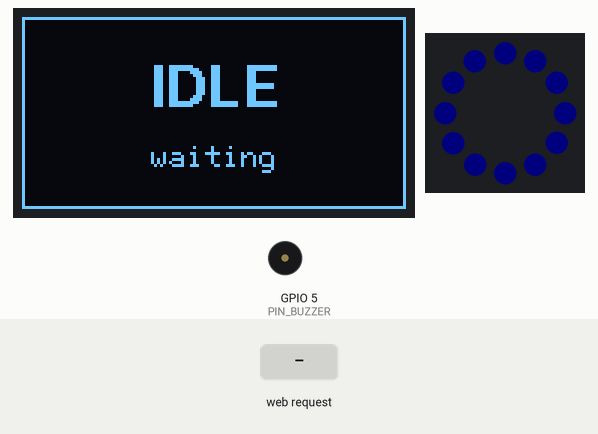
This sketch was run on a simulated ESP32. Parts: 128×64 one-colour display, 12 RGB LEDs in a ring, first at the top, clockwise, buzzer (waves = sounding). Inputs (shaded band) come from the test bench. Dim RGB values are drawn brighter than linear; WiFi joins after 1.5 s; servers stay silent unless stated.

Above: at 2.7 s.
2.8 s: HTTP request GET /state?st=confirm received
At 4.72 s:
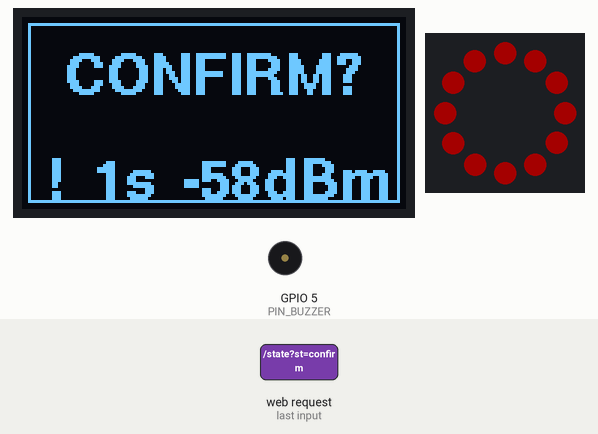
4.8 s: HTTP request GET /state?sid=1&st=1&tool=1 received
At 6.2 s:
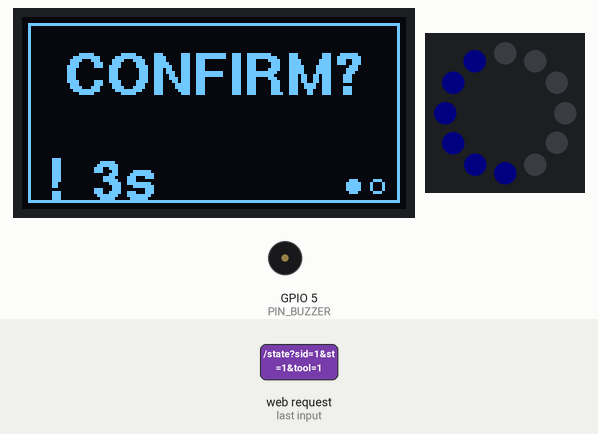
6.9 s: HTTP request GET /state?st=idle received
At 8.5 s:
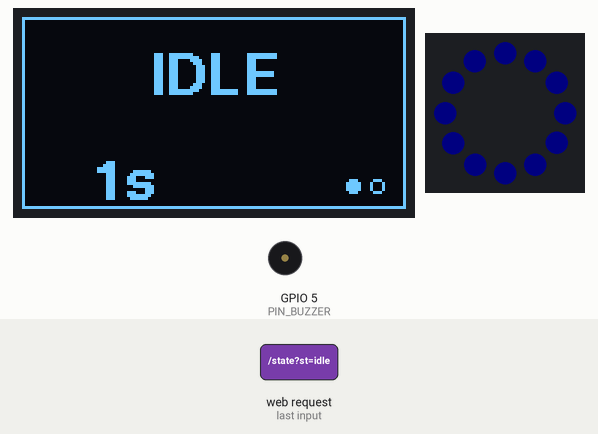
9.9 s: HTTP request GET /state?st=thinking received
At 10.11 s:
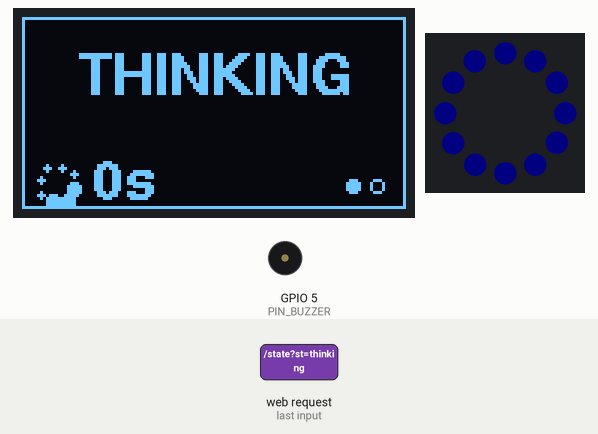
12.3 s: HTTP request GET /state?st=working received
At 12.59 s:
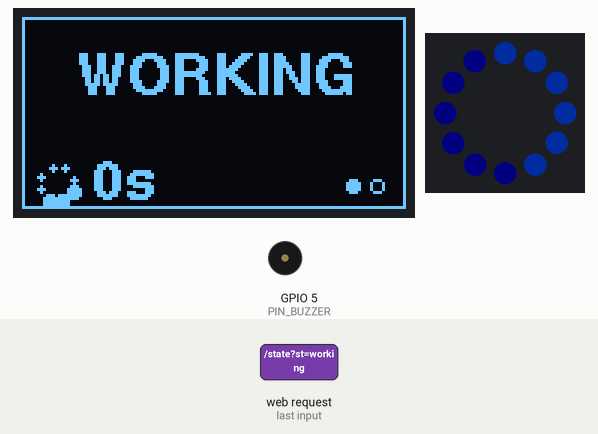
14.8 s: HTTP request GET /state?st=confirm received
At 15.51 s:
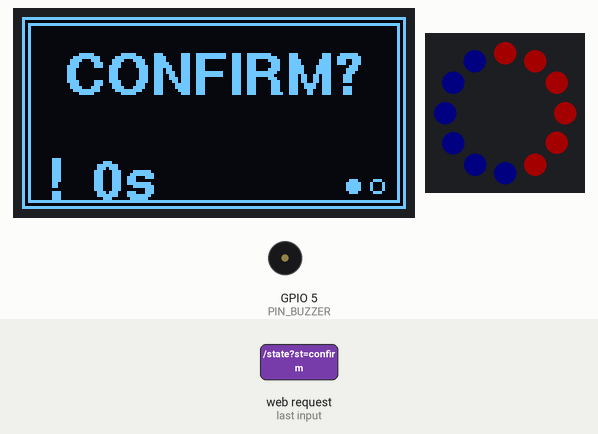
Timing chart, 0 to 17.3 s (numbered marks = the images above; inputs shaded):
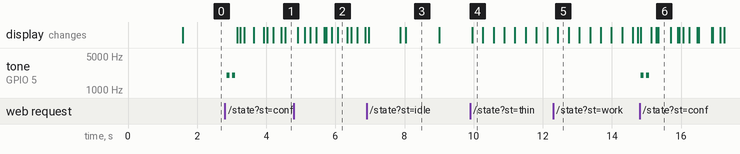

The sketch:

wb_status.ino
```cpp
/*
 * WorkBuddy 桌面状态灯 (wb_status) —— 多任务版
 * ------------------------------------------------------------
 * 硬件：
 *   - ESP32-C3 SuperMini 或 ESP32-WROOM-32 DevKit
 *   - SSD1306 128x64 I2C OLED（0.96" / 1.3"）
 *   - WS2812B 灯环 12 灯（可选）
 *   - 有源蜂鸣器（可选）
 *
 * 多任务模型：
 *   - 最多同时跟踪 4 个会话（session）
 *   - 屏幕只显示「优先级最高」的那个，同级任务每 4 秒轮播
 *   - 优先级：确认 > 出错 > 执行中 > 思考中 > 已完成 > 空闲
 *   - 灯环按任务数分段，每段显示各自状态的颜色
 *
 * 接口：
 *   GET /state?sid=ab12cd34&st=working&tool=Bash&label=重构登录
 *   GET /state?sid=ab12cd34&st=off          移除任务
 *   GET /list                               调试：所有任务
 * ------------------------------------------------------------
 */

#include <WiFi.h>
#include <ESPmDNS.h>
#include <WebServer.h>
#include <Wire.h>
#include <U8g2lib.h>
#include <Adafruit_NeoPixel.h>

// ==================== 用户配置区 ====================
const char* WIFI_SSID = "YOUR_WIFI_SSID";
const char* WIFI_PASS = "YOUR_WIFI_PASSWORD";
const char* MDNS_HOST = "wbstatus";

#define PIN_SDA     21
#define PIN_SCL     22
#define PIN_LED      4
#define LED_COUNT   12
#define PIN_BUZZER   5
#define HAS_LED      1
#define HAS_BUZZER   1
#define LED_BRIGHT  60

// 1 = 启用中文任务名（u8g2_font_wqy12_t_gb2312，约多占 500KB Flash）
// 0 = 只用 ASCII，任务名取目录名
#define USE_CN_FONT  1

#define MAX_TASKS    4
// ===================================================

U8G2_SSD1306_128X64_NONAME_F_HW_I2C u8g2(U8G2_R0, U8X8_PIN_NONE);
Adafruit_NeoPixel ring(LED_COUNT, PIN_LED, NEO_GRB + NEO_KHZ800);
WebServer server(80);

enum State { ST_NONE, ST_IDLE, ST_THINKING, ST_WORKING, ST_CONFIRM, ST_DONE, ST_ERROR };

struct Task {
  bool     active;
  char     id[10];
  char     label[48];
  char     tool[20];
  State    st;
  bool     beeped;
  uint32_t updated;
};

Task g_tasks[MAX_TASKS];
int  g_focusOrd    = 0;   // 当前显示的是第几个活跃任务
int  g_activeCount = 0;

// ---------------- 状态工具 ----------------
const char* stateLabel(State s) {
  switch (s) {
    case ST_IDLE:     return "IDLE";
    case ST_THINKING: return "THINKING";
    case ST_WORKING:  return "WORKING";
    case ST_CONFIRM:  return "CONFIRM?";
    case ST_DONE:     return "DONE";
    case ST_ERROR:    return "ERROR";
    default:          return "IDLE";
  }
}

int statePrio(State s) {
  switch (s) {
    case ST_CONFIRM:  return 5;
    case ST_ERROR:    return 4;
    case ST_WORKING:  return 3;
    case ST_THINKING: return 2;
    case ST_DONE:     return 1;
    default:          return 0;
  }
}

uint32_t stateColor(State s) {
  switch (s) {
    case ST_IDLE:     return ring.Color(0, 0, 24);
    case ST_THINKING: return ring.Color(0, 90, 90);
    case ST_WORKING:  return ring.Color(0, 40, 140);
    case ST_CONFIRM:  return ring.Color(160, 0, 0);
    case ST_DONE:     return ring.Color(0, 120, 0);
    case ST_ERROR:    return ring.Color(150, 60, 0);
    default:          return ring.Color(8, 8, 8);
  }
}

State parseState(const String& s) {
  if (s == "idle")     return ST_IDLE;
  if (s == "thinking") return ST_THINKING;
  if (s == "working")  return ST_WORKING;
  if (s == "confirm")  return ST_CONFIRM;
  if (s == "done")     return ST_DONE;
  if (s == "error")    return ST_ERROR;
  return ST_IDLE;
}

// ---------------- 任务表 ----------------
void tasksInit() {
  for (int i = 0; i < MAX_TASKS; i++) {
    g_tasks[i].active  = false;
    g_tasks[i].id[0]   = 0;
    g_tasks[i].label[0] = 0;
    g_tasks[i].tool[0] = 0;
    g_tasks[i].st      = ST_NONE;
    g_tasks[i].beeped  = false;
    g_tasks[i].updated = 0;
  }
}

int findTask(const char* id) {
  for (int i = 0; i < MAX_TASKS; i++)
    if (g_tasks[i].active && strcmp(g_tasks[i].id, id) == 0) return i;
  return -1;
}

int allocTask() {
  for (int i = 0; i < MAX_TASKS; i++)
    if (!g_tasks[i].active) return i;
  // 满了：淘汰优先级最低、且最久没更新的
  int victim = 0, worst = 999;
  for (int i = 0; i < MAX_TASKS; i++) {
    int score = statePrio(g_tasks[i].st) * 1000 + (int)((millis() - g_tasks[i].updated) / 1000);
    if (score < worst) { worst = score; victim = i; }
  }
  return victim;
}

void updateTask(const String& sid, State st, const String& tool, const String& label) {
  int idx = findTask(sid.c_str());

  if (st == ST_NONE) {                 // st=off：移除
    if (idx >= 0) g_tasks[idx].active = false;
    return;
  }

  if (idx < 0) {
    idx = allocTask();
    g_tasks[idx].active = true;
    strncpy(g_tasks[idx].id, sid.c_str(), sizeof(g_tasks[idx].id) - 1);
    g_tasks[idx].id[sizeof(g_tasks[idx].id) - 1] = 0;
    g_tasks[idx].label[0] = 0;
    g_tasks[idx].beeped = false;
  }

  Task& t = g_tasks[idx];
  if (label.length()) {
    strncpy(t.label, label.c_str(), sizeof(t.label) - 1);
    t.label[sizeof(t.label) - 1] = 0;
  }
  if (tool.length()) {
    strncpy(t.tool, tool.c_str(), sizeof(t.tool) - 1);
    t.tool[sizeof(t.tool) - 1] = 0;
  }

  if (t.st != st) {
    t.st = st;
    if (st != ST_CONFIRM) t.beeped = false;
  }
  t.updated = millis();
}

int countActive() {
  int n = 0;
  for (int i = 0; i < MAX_TASKS; i++) if (g_tasks[i].active) n++;
  return n;
}

// 选焦点：优先级最高者胜出，同级每 4 秒轮播
int pickFocus() {
  int bestPrio = -1, ties = 0;
  for (int i = 0; i < MAX_TASKS; i++) {
    if (!g_tasks[i].active) continue;
    int p = statePrio(g_tasks[i].st);
    if (p > bestPrio) { bestPrio = p; ties = 1; }
    else if (p == bestPrio) ties++;
  }
  if (bestPrio < 0) return -1;

  int pick = (millis() / 4000) % ties;
  int seen = 0;
  for (int i = 0; i < MAX_TASKS; i++) {
    if (!g_tasks[i].active) continue;
    if (statePrio(g_tasks[i].st) != bestPrio) continue;
    if (seen == pick) return i;
    seen++;
  }
  return -1;
}

// ---------------- 蜂鸣器 ----------------
void beep(uint16_t freq, uint16_t ms) {
#if HAS_BUZZER
  tone(PIN_BUZZER, freq, ms);
  delay(ms);
  noTone(PIN_BUZZER);
#endif
}

void beepFor(State s) {
  if (s == ST_CONFIRM) { beep(2000, 90); delay(70); beep(2000, 90); }
  else if (s == ST_DONE) { beep(1500, 80); delay(60); beep(2200, 120); }
  else if (s == ST_ERROR) { beep(400, 400); }
}

// ---------------- HTTP ----------------
void handleState() {
  String sid = server.arg("sid");
  String st  = server.arg("st");
  String tl  = server.arg("tool");
  String lb  = server.arg("label");

  if (sid.length() == 0) sid = "default";

  if (st == "off") {
    updateTask(sid, ST_NONE, "", "");
  } else if (st.length()) {
    updateTask(sid, parseState(st), tl, lb);
  }

  // 有新出现的「需要确认」就响
  for (int i = 0; i < MAX_TASKS; i++) {
    if (g_tasks[i].active && g_tasks[i].st == ST_CONFIRM && !g_tasks[i].beeped) {
      g_tasks[i].beeped = true;
      beepFor(ST_CONFIRM);
    }
  }

  char resp[40];
  snprintf(resp, sizeof(resp), "ok %d task(s)", countActive());
  server.send(200, "text/plain", resp);
}

void handleList() {
  String j = "[";
  for (int i = 0; i < MAX_TASKS; i++) {
    if (!g_tasks[i].active) continue;
    if (j.length() > 1) j += ",";
    j += "{\"sid\":\"";  j += g_tasks[i].id;
    j += "\",\"label\":\""; j += g_tasks[i].label;
    j += "\",\"st\":\"";  j += stateLabel(g_tasks[i].st);
    j += "\",\"tool\":\""; j += g_tasks[i].tool;
    j += "\"}";
  }
  j += "]";
  server.send(200, "application/json", j);
}

// ---------------- 显示 ----------------
void drawSpinner(int cx, int cy, int r) {
  static uint8_t a = 0;
  a = (a + 12) % 360;
  for (int i = 0; i < 8; i++) {
    float ang = (a + i * 45) * 3.14159 / 180.0;
    int x = cx + cos(ang) * r;
    int y = cy + sin(ang) * r;
    if (i < 3) u8g2.drawDisc(x, y, 2);
    else       u8g2.drawDisc(x, y, 1);
  }
}

void drawLabel(const char* s, int y, int maxW) {
  if (!s || !*s) return;
  char buf[56];
  strncpy(buf, s, sizeof(buf) - 1);
  buf[sizeof(buf) - 1] = 0;

#if USE_CN_FONT
  u8g2.setFont(u8g2_font_wqy12_t_gb2312);
  while (strlen(buf) > 0 && u8g2.getUTF8Width(buf) > maxW) {
    int len = strlen(buf), i = len - 1;
    while (i > 0 && ((uint8_t)buf[i] & 0xC0) == 0x80) i--;   // 回退到 UTF-8 字符边界
    buf[i] = 0;
  }
  int w = u8g2.getUTF8Width(buf);
  u8g2.drawUTF8((128 - w) / 2, y, buf);
#else
  u8g2.setFont(u8g2_font_6x12_tf);
  while (strlen(buf) > 0 && u8g2.getStrWidth(buf) > maxW) buf[strlen(buf) - 1] = 0;
  int w = u8g2.getStrWidth(buf);
  u8g2.drawStr((128 - w) / 2, y, buf);
#endif
}

void drawUI() {
  u8g2.clearBuffer();
  g_activeCount = countActive();
  int fi = pickFocus();

  if (fi < 0) {
    u8g2.drawFrame(0, 0, 128, 64);
    u8g2.setFont(u8g2_font_helvB14_tf);
    const char* s = "IDLE";
    u8g2.drawStr((128 - u8g2.getStrWidth(s)) / 2, 30, s);
    u8g2.setFont(u8g2_font_6x12_tf);
    const char* s2 = "waiting";
    u8g2.drawStr((128 - u8g2.getStrWidth(s2)) / 2, 50, s2);
    u8g2.sendBuffer();
    return;
  }

  Task& t = g_tasks[fi];
  g_focusOrd = 0;
  for (int i = 0; i < fi; i++) if (g_tasks[i].active) g_focusOrd++;

  // 边框
  if (t.st == ST_CONFIRM) {
    if ((millis() / 400) % 2 == 0) u8g2.drawFrame(0, 0, 128, 64);
    u8g2.drawFrame(2, 2, 124, 60);
  } else {
    u8g2.drawFrame(0, 0, 128, 64);
  }

  // 状态词
  u8g2.setFont(u8g2_font_helvB14_tf);
  const char* label = stateLabel(t.st);
  u8g2.drawStr((128 - u8g2.getStrWidth(label)) / 2, 26, label);

  // 任务名（关键：多任务时靠这一行区分）
  drawLabel(t.label, 44, 120);

  // 底部
  char buf[24];
  if (t.st == ST_WORKING || t.st == ST_THINKING) drawSpinner(12, 56, 6);
  else if (t.st == ST_DONE) {
    u8g2.drawLine(8, 56, 12, 60); u8g2.drawLine(12, 60, 19, 50);
  } else if (t.st == ST_CONFIRM || t.st == ST_ERROR) {
    u8g2.drawStr(9, 61, "!");
  }

  snprintf(buf, sizeof(buf), "%lus", (unsigned long)((millis() - t.updated) / 1000));
  u8g2.drawStr(24, 61, buf);

  if (g_activeCount > 1) {
    // 右下角：任务圆点，实心表示当前显示的那个
    int dx = 118;
    for (int k = g_activeCount - 1; k >= 0; k--) {
      if (k == g_focusOrd) u8g2.drawDisc(dx, 56, 2);
      else                 u8g2.drawCircle(dx, 56, 2);
      dx -= 8;
    }
  } else if (WiFi.status() == WL_CONNECTED) {
    snprintf(buf, sizeof(buf), "%ddBm", WiFi.RSSI());
    u8g2.drawStr(122 - u8g2.getStrWidth(buf), 61, buf);
  }

  u8g2.sendBuffer();
}

// ---------------- 灯环：按任务分段 ----------------
void drawLED() {
#if HAS_LED
  uint32_t now = millis();
  ring.clear();

  int n = countActive();
  if (n == 0) {
    for (int i = 0; i < LED_COUNT; i++) ring.setPixelColor(i, ring.Color(0, 0, 18));
    ring.show();
    return;
  }

  int seg = LED_COUNT / n;
  if (seg < 1) seg = 1;
  int idx = 0;

  for (int i = 0; i < MAX_TASKS && idx < n; i++) {
    if (!g_tasks[i].active) continue;
    State s = g_tasks[i].st;
    uint32_t c = stateColor(s);
    bool blink = (s == ST_CONFIRM) && ((now / 300) % 2 == 0);

    for (int j = 0; j < seg; j++) {
      int pos = idx * seg + j;
      if (pos >= LED_COUNT) break;
      ring.setPixelColor(pos, blink ? 0 : c);
    }
    idx++;
  }
  // 除不尽的余数灯补最后一段颜色
  for (int pos = n * seg; pos < LED_COUNT; pos++) {
    ring.setPixelColor(pos, ring.Color(0, 0, 10));
  }
  ring.show();
#endif
}

// ---------------- 初始化 ----------------
void setup() {
  Serial.begin(115200);
  tasksInit();

  Wire.begin(PIN_SDA, PIN_SCL);
  u8g2.begin();

#if HAS_LED
  ring.begin();
  ring.setBrightness(LED_BRIGHT);
  ring.clear();
  ring.show();
#endif

  u8g2.clearBuffer();
  u8g2.setFont(u8g2_font_6x12_tf);
  u8g2.drawStr(8, 30, "WiFi connecting...");
  u8g2.sendBuffer();

  WiFi.mode(WIFI_STA);
  WiFi.setSleep(false);
  WiFi.begin(WIFI_SSID, WIFI_PASS);

  uint32_t t0 = millis();
  while (WiFi.status() != WL_CONNECTED && millis() - t0 < 20000) delay(300);

  if (WiFi.status() == WL_CONNECTED) {
    if (MDNS.begin(MDNS_HOST)) MDNS.addService("http", "tcp", 80);
  }

  server.on("/", handleList);
  server.on("/state", handleState);
  server.on("/list", handleList);
  server.begin();
}

void loop() {
  server.handleClient();

  // 僵尸清理：普通任务 5 分钟、确认任务 30 分钟无更新就移除
  uint32_t now = millis();
  for (int i = 0; i < MAX_TASKS; i++) {
    if (!g_tasks[i].active) continue;
    uint32_t limit = (g_tasks[i].st == ST_CONFIRM) ? 1800000UL : 300000UL;
    if (now - g_tasks[i].updated > limit) g_tasks[i].active = false;
  }

  drawUI();
  drawLED();
  delay(30);
}
```

Measured:
- after the input at 2.8 s, tone on GPIO 5 (PIN_BUZZER): alternates 2000 Hz for 0.09 s and silent for 0.07 s, 4 changes in all, then stays silent, starting after 0.05 s; the display: first changes after 0.36 s (image 1 shows a later state)
- after the input at 4.8 s, the display: first changes after 0.11 s (image 2 shows a later state)
- after the input at 6.9 s, the display: first changes after 0.07 s (image 3 shows a later state)
- after the input at 9.9 s, the display: changes after 0.06 s (image 4)
- after the input at 12.3 s, the display: changes after 0.14 s (image 5)
- after the input at 14.8 s, tone on GPIO 5 (PIN_BUZZER): alternates 2000 Hz for 0.09 s and silent for 0.07 s, 4 changes in all, then stays silent, starting at once
- what the display in image 3 shows lasts 1.0 s, from 8.0 s to 9.0 s
